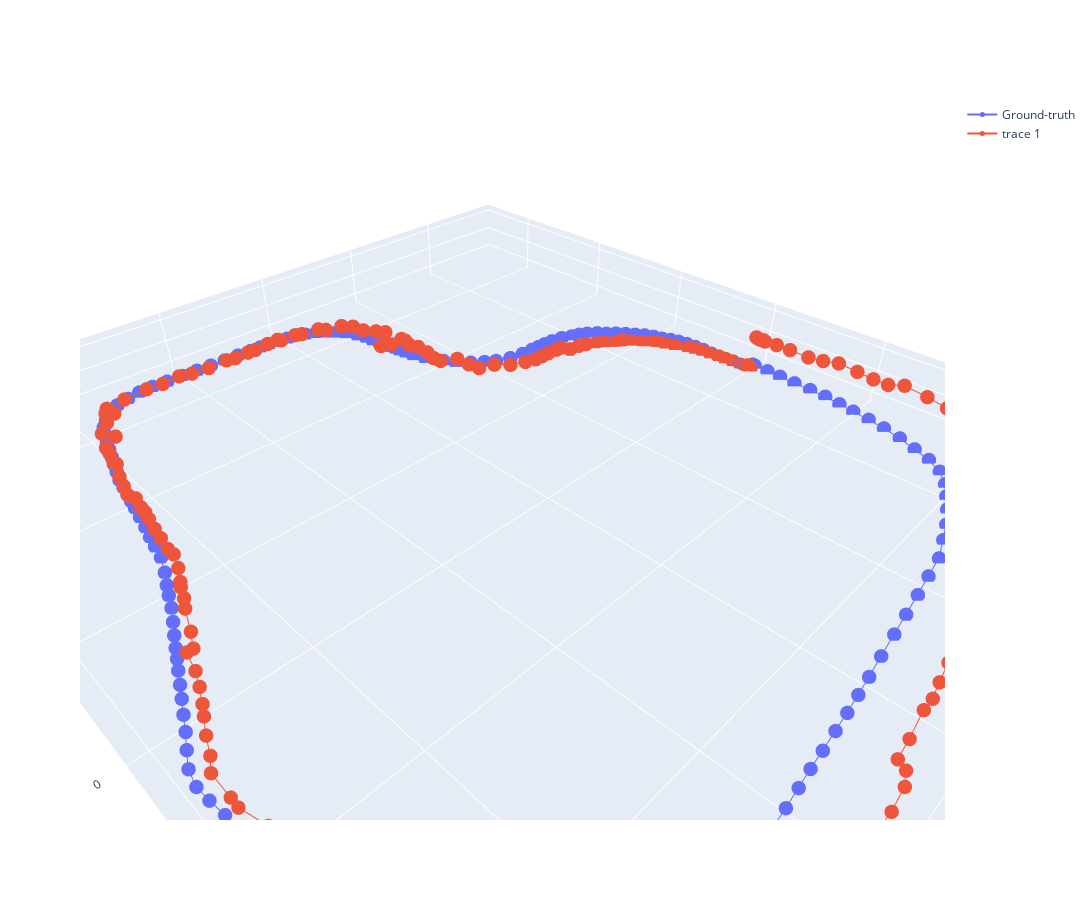

Notebook source saved alongside this figure:
### Code cell
# Plot trajectories
est_traj_trace = go.Scatter3d(x=traj_est[:,0], y=traj_est[:,1], z=traj_est[:,2], hovertext=np.arange(len(traj_est)), marker=dict(size=5))
fig = go.Figure(data=[gt_traj_trace, est_traj_trace])
fig.update_layout(width=1500, height=900, scene=dict(aspectmode='data'))
fig.show()

### Figure 1 — Plotly figure (JSON) as saved in the notebook; plotly's stock layout.template omitted (floating-point values rounded to 4 significant figures; data arrays with more than 128 entries replaced by an {"elided": "..."} marker saying what was removed)
{"data": [{"hovertext": {"elided": "173 int values"}, "marker": {"size": 5}, "name": "Ground-truth", "type": "scatter3d", "x": {"elided": "173 float values"}, "y": {"elided": "173 float values"}, "z": {"elided": "173 float values"}}, {"hovertext": {"elided": "173 int values"}, "marker": {"size": 5}, "type": "scatter3d", "x": {"elided": "173 float values"}, "y": {"elided": "173 float values"}, "z": {"elided": "173 float values"}}], "layout": {"height": 900, "scene": {"aspectmode": "data"}, "width": 1500}}
